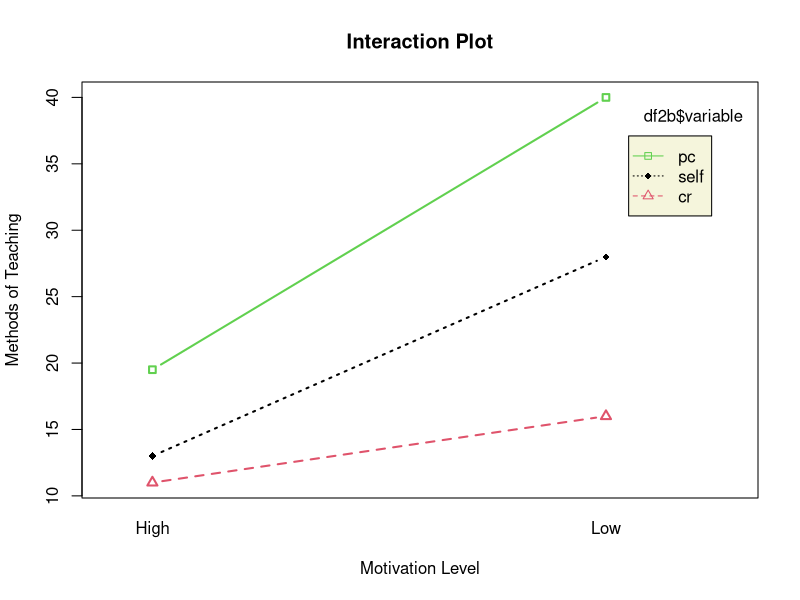
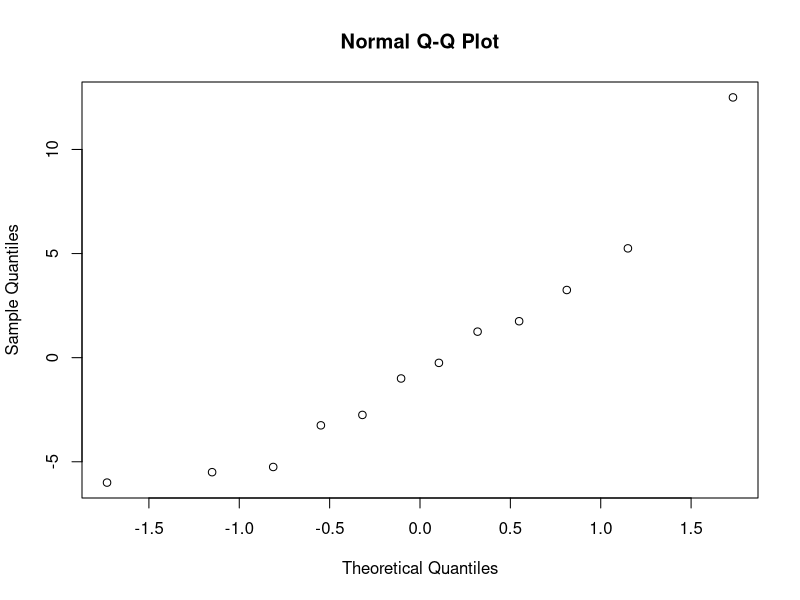
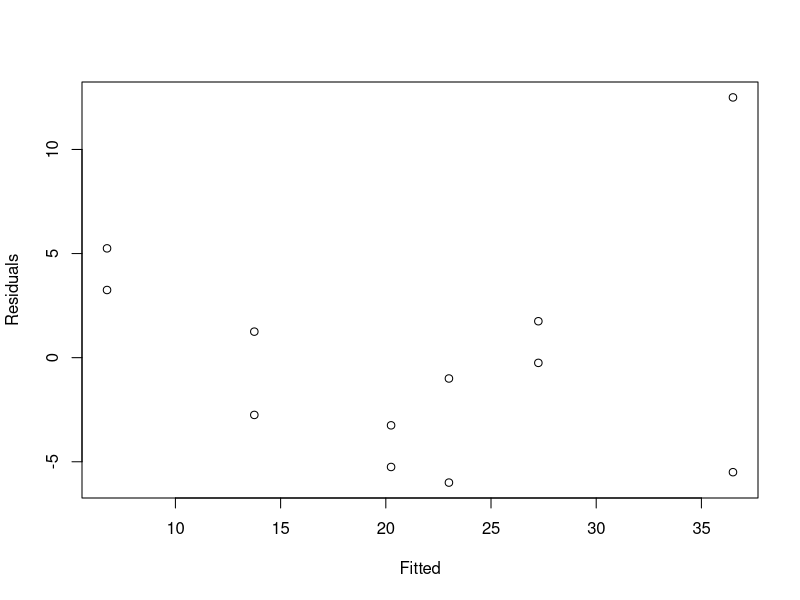

Write the R code that produced these figures, in order.
# Question-3
factorA = c('High', 'High', 'Low','Low')
factorB1 = c(15, 11, 27, 29)
factorB2 = c(10, 12, 15, 17)
factorB3 = c(22, 17, 31, 49)
df2 = data.frame(motivation=factor(factorA), self=factorB1, cr=factorB2, pc=factorB3)
df2
(df2b = reshape2::melt(df2, id.vars='motivation'))
names(df2b)

motivation.aov1 <- aov(value ~ motivation + variable, data = df2b)
summary(motivation.aov1)

motivation.aov2 <- aov(value ~ motivation * variable, data = df2b)
summary(motivation.aov2)

#546.8/31.4; 265.8/31.4
interaction.plot(df2b$motivation, df2b$variable,df2b$value, type="b", col=c(1:3), 
                 leg.bty="o", leg.bg="beige", lwd=2, pch=c(18,24,22),	
                 xlab="Motivation Level", 
                 ylab="Methods of Teaching", 
                 main="Interaction Plot")

anova(motivation.aov2)
#interaction.plot(factorA, factorB, Response)


(fit2 = lm(value ~ motivation + variable, data=df2b))
summary(fit2)

qqnorm(fit2$res)
plot(fit2$fitted,fit2$res,xlab="Fitted",ylab="Residuals")
